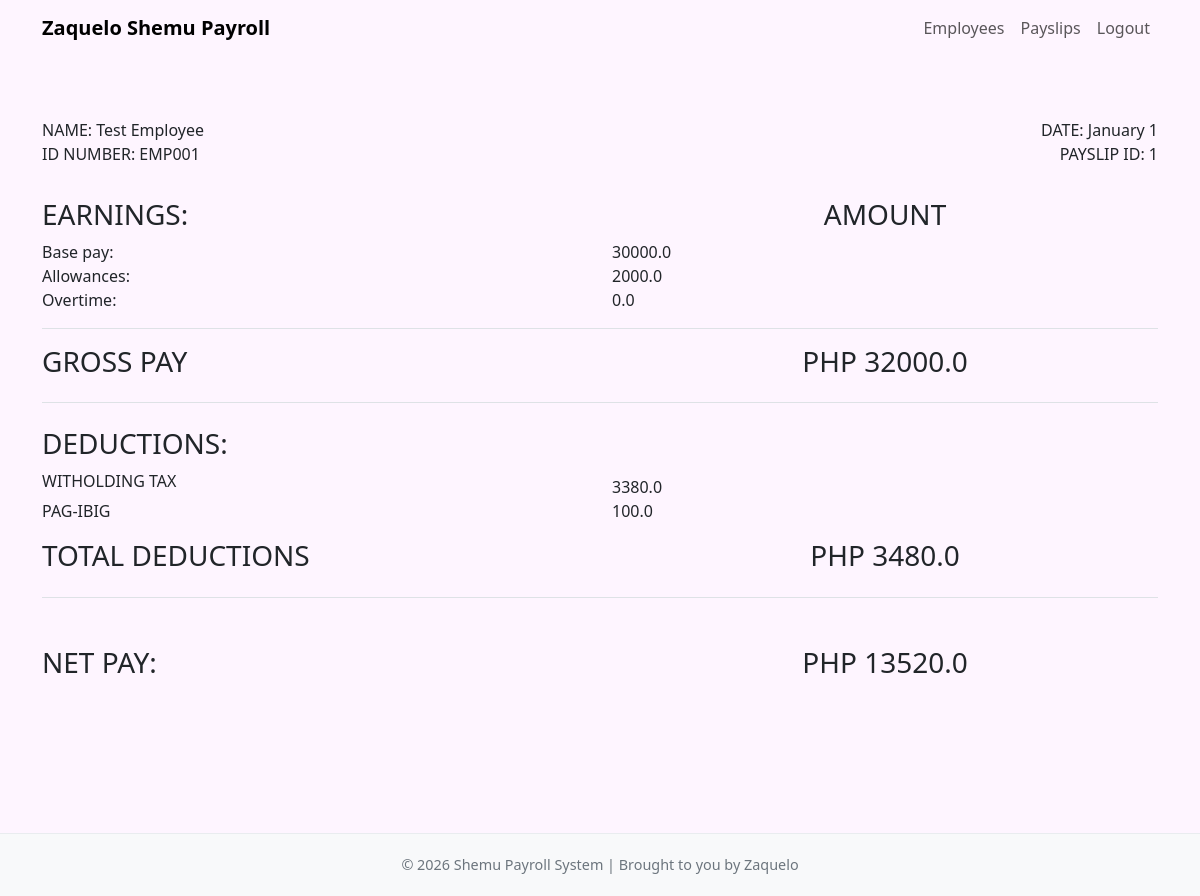
Page /payslips/view/1/ (signed in) on the committed database.
### payroll_app/models.py (models this page shows, shortened)
class Payslip(models.Model):
    id_number = models.ForeignKey(Employee, on_delete=models.CASCADE)
    month = models.CharField(max_length=100)
    date_range = models.CharField(max_length=100)
    year = models.CharField(max_length=4)
    pay_cycle = models.IntegerField()
    rate = models.FloatField()
    earnings_allowance = models.FloatField(default=0)
    overtime = models.FloatField(default=0)
    deductions_tax = models.FloatField(default=0)
    deductions_health = models.FloatField(default=0)
    pag_ibig = models.FloatField(default=0)
    sss = models.FloatField(default=0)
    total_pay = models.FloatField(default=0)
    def getGrossPay(self):
        return self.rate + self.earnings_allowance + self.overtime #added a def just to calculate the gross pay
    def total_deductions(self):
        return self.pag_ibig + self.sss + self.deductions_health + self.deductions_tax

class Employee(models.Model):
    name = models.CharField(max_length=255)
    id_number = models.CharField(max_length=100, unique=True)
    rate = models.FloatField()
    overtime_pay = models.FloatField(null=True, blank=True, default=0)
    allowance = models.FloatField(null=True, blank=True, default=0)

### payroll_app/views.py (the view)
# urls.py: path('payslips/view/<int:pk>/', views.view_payslip, name='view_payslip'),
@login_required
def view_payslip(request, pk):
    payslip = get_object_or_404(Payslip, pk=pk)
    if _require_employee(request):
        employee = _get_employee_from_user(request.user)
        if employee is None or payslip.id_number != employee:
            return HttpResponseForbidden("You can only view your own payslips.")
    return render(request, 'payroll_app/payslips/view_payslip.html', {'payslip': payslip})

### payroll_app/views.py (called while the page is built)
def _is_admin(user):
    return user.is_staff or user.is_superuser

def _require_employee(request):
    return request.user.is_authenticated and (not _is_admin(request.user))

### payroll_app/templates/payroll_app/payslips/view_payslip.html (shortened to what this page needs)
{% extends 'payroll_app/base.html' %}
{% block content %}
    <div class="py-5">
        <div class="row mb-3">
            <div class="col-6">
                <p class="mb-0">NAME: {{ payslip.id_number.name }}</p>
                <p>ID NUMBER: {{ payslip.id_number.id_number }}</p>
            </div>
            <div class="col-6 text-end">
                <p class="mb-0">DATE: {{ payslip.month }} {{ payslip.date_range }} {{ payslip.year }}</p>
                <p>PAYSLIP ID: {{ payslip.pk }}</p>
            </div>
        </div>
        <div class="row mb-3">
            <div class="col-6">
                <h3>EARNINGS:</h3>
                <p class="mb-0">Base pay:</p>
                <p class="mb-0">Allowances:</p>
                <p class="mb-0">Overtime:</p>
            </div>
            <div class="col-6">
                <h3 class="text-center">AMOUNT</h3>
                <p class="mb-0 text-start">{{ payslip.rate }}</p>
                <p class="mb-0 text-start">{{ payslip.earnings_allowance }}</p>
                <p class="mb-0 text-start">{{ payslip.overtime }}</p>
            </div>
        </div>
        <span class="border-bottom d-block w-100"></span>
        <div class="row my-3">
            <div class="col-6">
                <h3>GROSS PAY</h3>
            </div>
            <div class="col-6">
                <h3 class="text-center">PHP {{ payslip.getGrossPay }}</h3>
            </div>
        </div>
        <span class="border-bottom d-block w-100"></span>
        <div class="row mt-4 mb-0">
            <div class="col-6">
                <h3>DEDUCTIONS:</h3>
                <p class="mb-0 text-start">WITHOLDING TAX</p>
            </div>
            <div class="col-6">
                <br><br>
                <p class="mb-0 text-start">{{ payslip.deductions_tax }}</p>
            </div>
        </div>
        {% if payslip.pay_cycle == 1 %}
            <div class="row my-0">
                <div class="col-6">
                    <p class="mb-0 text-start">PAG-IBIG</p>
                </div>
                <div class="col-6">
                    <p class="mb-0 text-start">{{ payslip.pag_ibig }}</p>
                </div>
            </div>
        {% endif %}
        <div class="row my-3">
            <div class="col-6">
                <h3>TOTAL DEDUCTIONS</h3>
            </div>
            <div class="col-6">
                <h3 class="text-center">PHP {{ payslip.total_deductions }}</h3>
            </div>
        </div>
        <span class="border-bottom d-block w-100"></span>
        <div class="row my-5">
            <div class="col-6">
                <h3>NET PAY:</h3>
            </div>
            <div class="col-6">
                <h3 class="text-center">PHP {{ payslip.total_pay}}</h3>
            </div>
        </div>
    </div>
{% endblock %}

### payroll_app/templates/payroll_app/base.html (style rules this page uses)
body { background-color: #fef5ff; min-height: 100vh; padding-top: 70px; font-family: 'Segoe UI', Tahoma, Geneva, Verdana, sans-serif; }

### rows in the picture
Payslip: id_number.name "Test Employee", id_number.id_number "EMP001", month "January", year "1", pk "1", rate "30000.0", earnings_allowance "2000.0", overtime "0.0", getGrossPay "32000.0", deductions_tax "3380.0", pag_ibig "100.0", total_deductions "3480.0", total_pay "13520.0"
